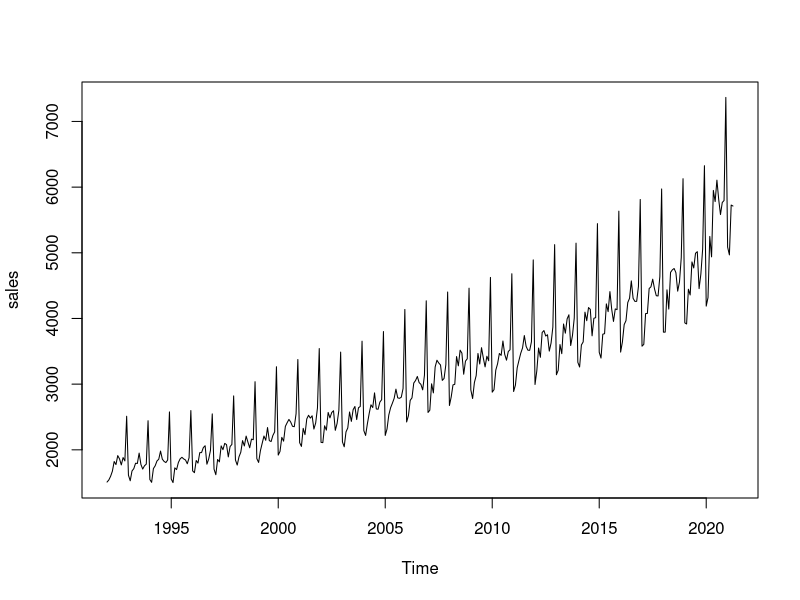
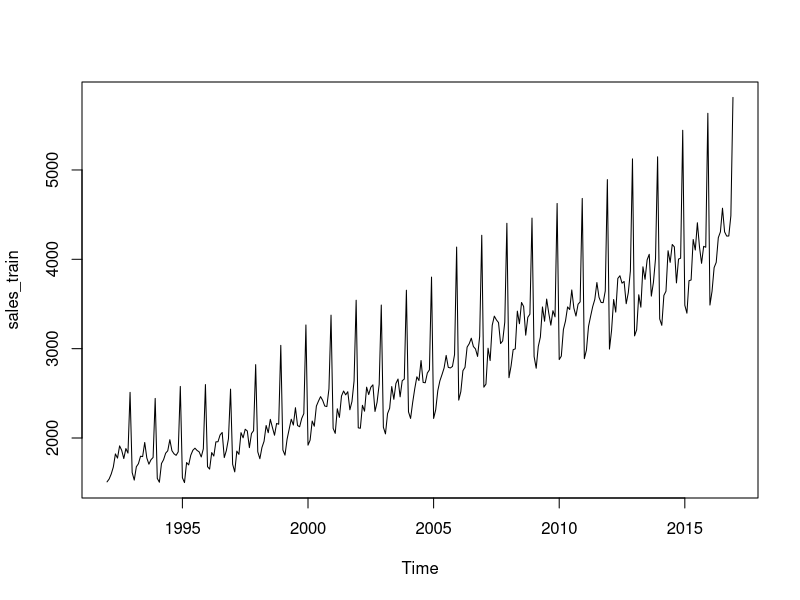
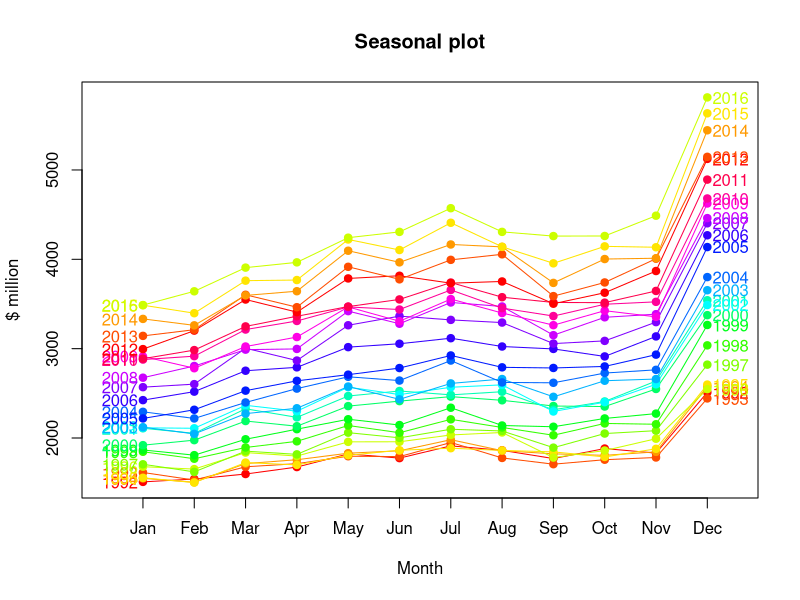
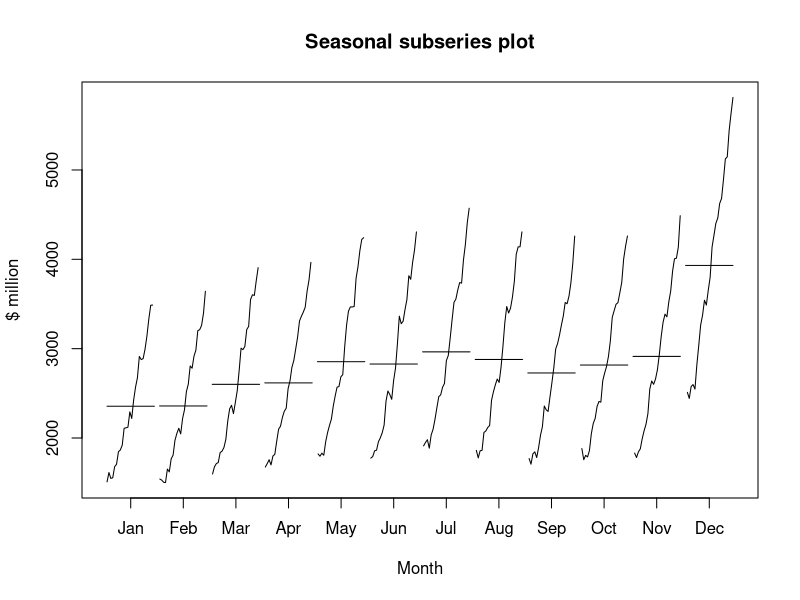
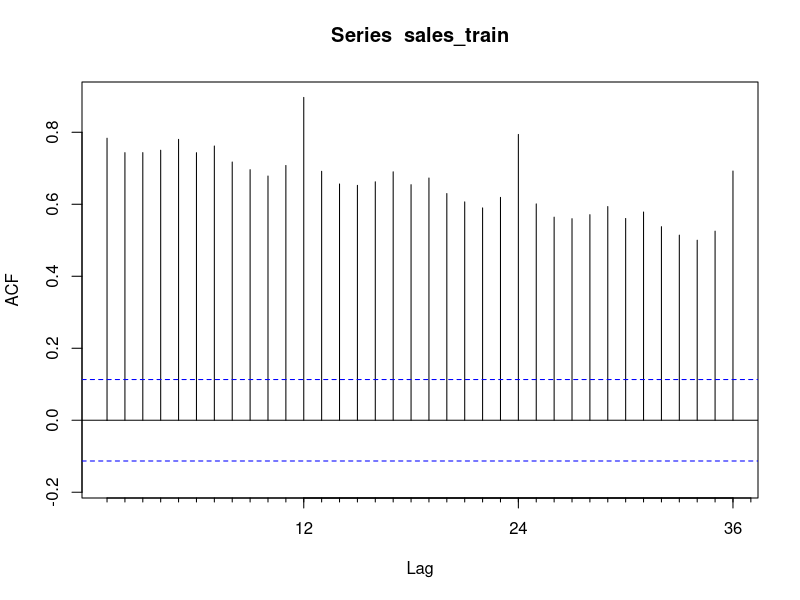
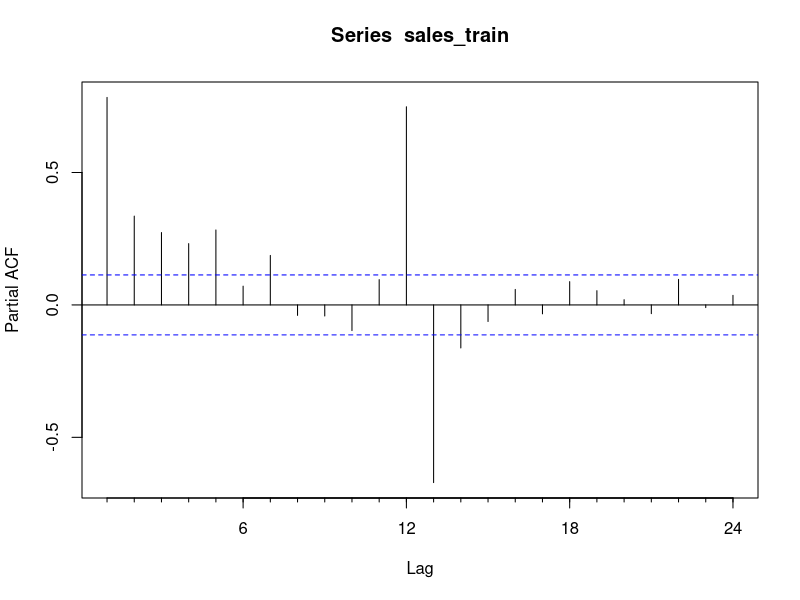
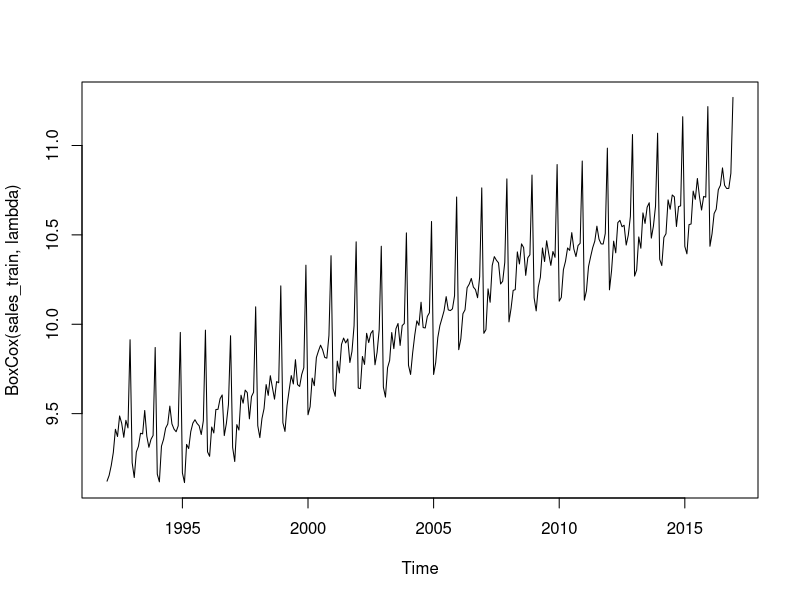
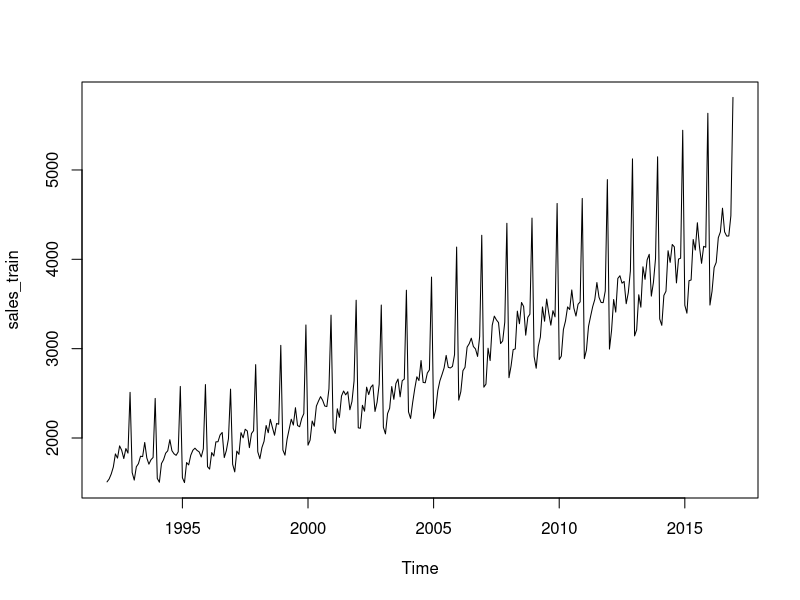

R code for these plots, in order:
library(readxl)
library(forecast)
library(tseries) 
#https://www.kaggle.com/datasets/vishnucr/retails-sales-beer-wine-and-liquor-stores
setwd("D:/OneDrive IESEG/OneDrive - IESEG/Documents/Forecasting Assignment") # Specify you own working directory here.
data <- read.csv("Retail Sales.csv")
sales <- ts(data[,2], frequency = 12, start = 1992)
plot(sales)


sales_train <- window(sales, start=1992, end=c(2016,12))
sales_test <- window(sales, start=2017, end=c(2020,2))


#time series plot
plot(sales_train)


#Seasonal plot
seasonplot(sales_train,year.labels=TRUE, year.labels.left=TRUE,
           main="Seasonal plot",
           ylab="$ million",col=rainbow(20), pch=19)
#Seasonal Subseries plot
monthplot(sales_train,ylab="$ million",xlab="Month", xaxt="n",
          main="Seasonal subseries plot",
          type="l")
axis(1, at=1:12, labels=month.abb, cex=0.8)

#ACF and PAC
Acf(sales_train,lag.max=36)

Pacf(sales_train)

lambda <- BoxCox.lambda(sales_train)
lambda
plot(BoxCox(sales_train,lambda))
plot(sales_train)


fit_stl <- stl(sales_train, s.window="periodic", robust= TRUE)

plot(fit_stl)


#Holt-Winters' Additive Seasonal Method
#https://docs.oracle.com/cd/E57185_01/CBREG/ch06s02s02s02.html
fit_hw_1 <- hw(sales_train,seasonal="additive",lambda = lambda,h=36)
fit_hw_2 <- hw(sales_train,seasonal="additive",alpha=0.5,lambda = lambda,h=36)
fit_hw_3 <- hw(sales_train,seasonal="multiplicative",h=36)
fit_hw_4 <- hw(sales_train,seasonal="multiplicative",alpha=0.5,h=36)

plot(fit_hw_1, ylab="New orders index")
plot(fit_hw_2, ylab="New orders index")
plot(fit_hw_3, ylab="New orders index")
plot(fit_hw_4, ylab="New orders index")

a_fc1 <- accuracy(fit_hw_1,sales_test)[2,c(2,3,5,6)]
a_fc2 <- accuracy(fit_hw_2,sales_test)[2,c(2,3,5,6)]
a_fc3 <- accuracy(fit_hw_3,sales_test)[2,c(2,3,5,6)]
a_fc4 <- accuracy(fit_hw_4,sales_test)[2,c(2,3,5,6)]

acc <- rbind(a_fc1, a_fc2, a_fc3, a_fc4)
rownames(acc) <- c("HWAd", "HWAd0.5", "HWM", "HWM0.5")
acc

checkresiduals(fit_hw_1)
checkresiduals(fit_hw_2)
checkresiduals(fit_hw_3)
checkresiduals(fit_hw_4)




fit_ets1 <- ets(sales_train, model="AAA",lambda=lambda)
fit_ets2 <- ets(sales_train, model="MAM")
fit_ets3 <- ets(sales_train, model="AAA",damped=TRUE,lambda=lambda)
fit_ets4 <- ets(sales_train,model = "MAA")

fcast_ets1 <- forecast(fit_ets1, h=36)
fcast_ets2 <- forecast(fit_ets2, h=36)
fcast_ets3 <- forecast(fit_ets3, h=36)
fcast_ets4 <- forecast(fit_ets4, h=36)

plot(fcast_ets1, ylab="New orders index")
plot(fcast_ets2, ylab="New orders index")
plot(fcast_ets3, ylab="New orders index")
plot(fcast_ets4, ylab="New orders index")

a_fc1 <- accuracy(fcast_ets1,sales_test)[2,c(2,3,5,6)]
a_fc2 <- accuracy(fcast_ets2,sales_test)[2,c(2,3,5,6)]
a_fc3 <- accuracy(fcast_ets3,sales_test)[2,c(2,3,5,6)]
a_fc4 <- accuracy(fcast_ets4,sales_test)[2,c(2,3,5,6)]

acc <- rbind(a_fc1, a_fc2, a_fc3, a_fc4)
rownames(acc) <- c("AAA", "MAM", "AAdA", "MAA")
acc


checkresiduals(fcast_ets1)
checkresiduals(fcast_ets2)
checkresiduals(fcast_ets3)
checkresiduals(fcast_ets4)
#

#FINAL COMPARISON
a_fc1 <- accuracy(fit_hw_2,sales_test)[2,c(2,3,5,6)]
a_fc2 <- accuracy(fcast_ets2,sales_test)[2,c(2,3,5,6)]


acc <- rbind(a_fc1, a_fc2)
rownames(acc) <- c("HW", "ETS")
acc


plot(fit_hw_2, ylab="New orders index")
lines(sales_test,col="red")
